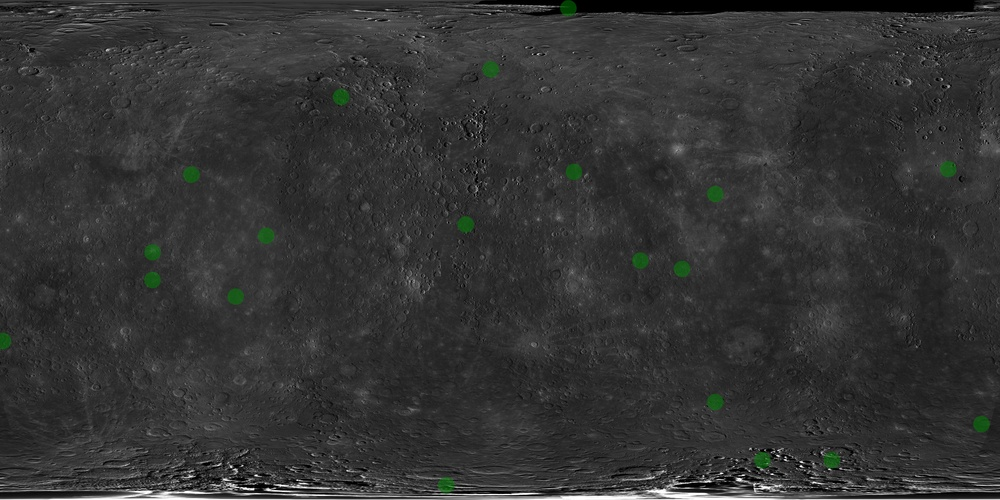
#> input picture Globe Projection/temp.jpg, 1000 x 500 px, shrunk from 6132 x 3066 before the run
$ python overlay.py temp.jpg out.png
#> lines starting #> are read from the running program, lines starting #| are printed output that depends on the picture
import sys
from PIL import Image, ImageDraw

import random

# need to get data from API
# random generated data
data = []
for i in range(20):
    data.append((random.randint(0, 360), random.randint(0, 180)))

im = Image.open(sys.argv[1])
#> im is the input picture: PIL image 1000x500 RGB; mean R, G, B 51.5, 52, 51.5
if im.mode != 'RGBA':
  im = im.convert('RGBA')
#> im: PIL image 1000x500 RGBA

# pixels per longitude and latitude
pplong = im.size[0] / 360
#> pplong = 2.78
pplat = im.size[1] / 180
#> pplat = 2.78

# transparent draw
color_layer = Image.new('RGBA', im.size, color='green')
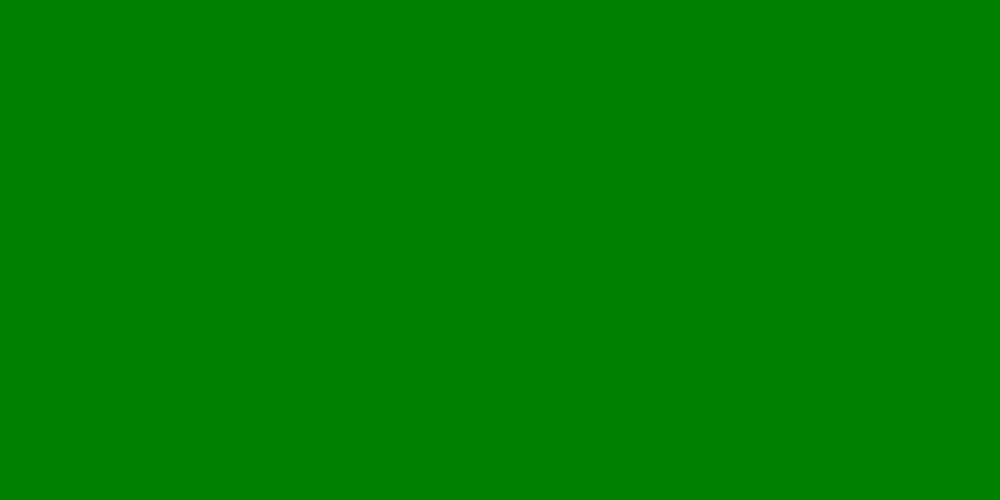
#> color_layer: PIL image 1000x500 RGBA; mean R, G, B, A 0, 128, 0, 255
mask = Image.new('L', im.size, 0)
#> mask: PIL image 1000x500 L; every value is 0

draw = ImageDraw.Draw(mask)

for point in data:
  longitude = point[0] * pplong
  latitude = point[1] * pplat
  temperature_area = [(longitude - 50, latitude - 50), (longitude + 50, latitude + 50)]
  draw.ellipse(temperature_area, fill=127)

im = Image.composite(color_layer, im, mask)
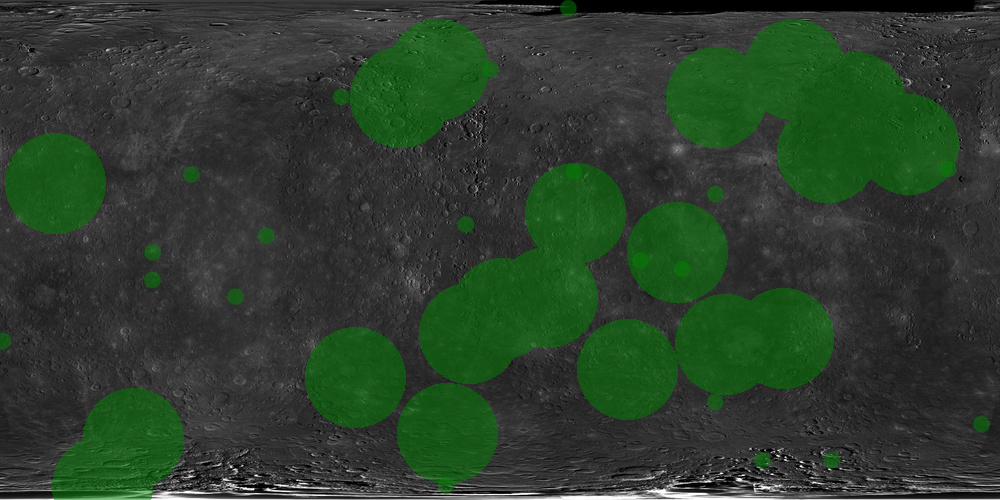
#> im: PIL image 1000x500 RGBA; mean R, G, B, A 44.8, 62.3, 44.8, 255
im.save(sys.argv[2])
